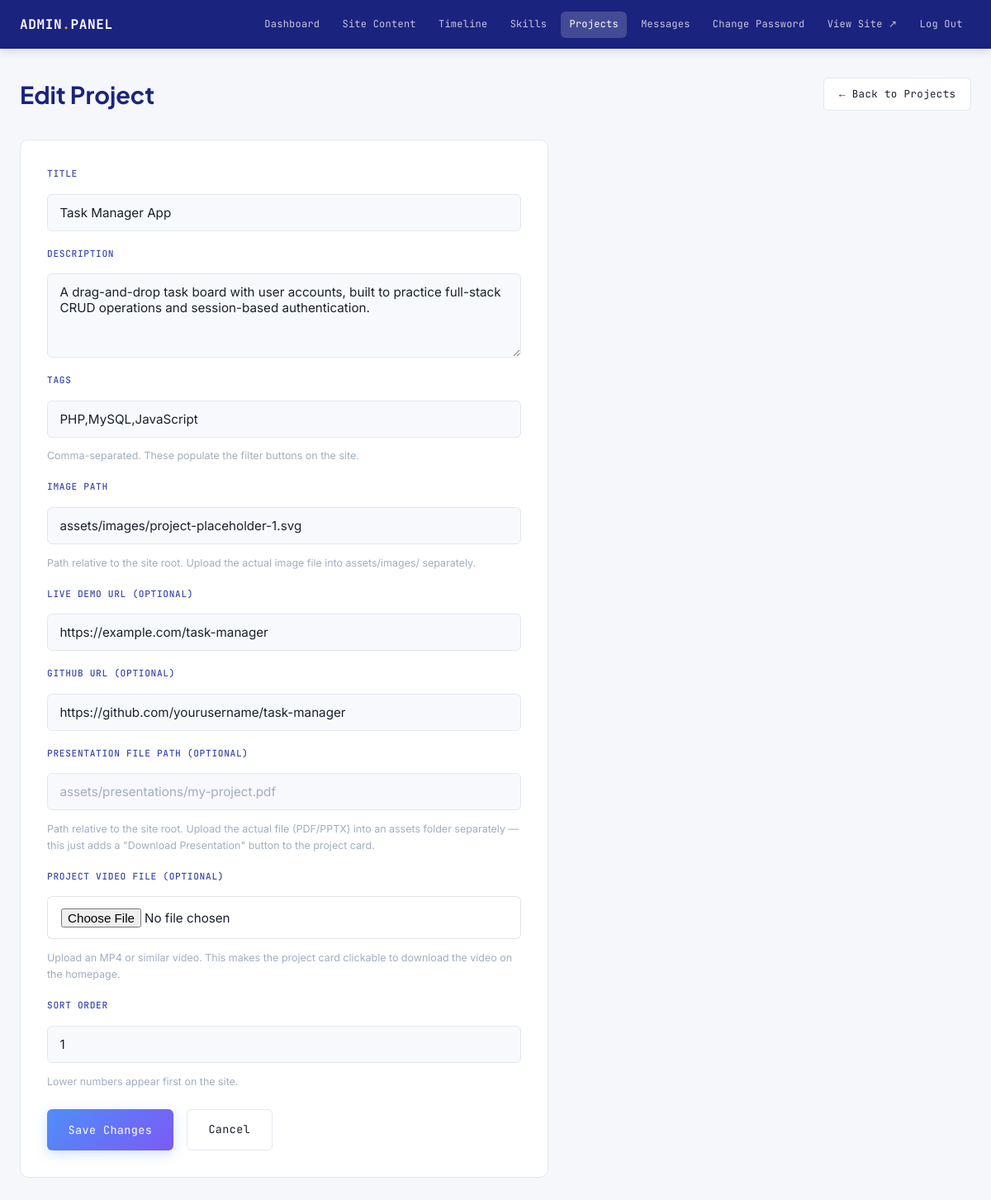
The app's page /php/admin/project-edit.php?id=1 (signed in) with its own data.
### tables this page shows
CREATE TABLE IF NOT EXISTS projects (
  id INT AUTO_INCREMENT PRIMARY KEY,
  title VARCHAR(150) NOT NULL,
  description TEXT NOT NULL,
  tags VARCHAR(255) NOT NULL,         
  image VARCHAR(255) NOT NULL,        
  live_url VARCHAR(255) DEFAULT NULL,
  github_url VARCHAR(255) DEFAULT NULL,
  presentation_path VARCHAR(255) DEFAULT NULL,
  video_path VARCHAR(255) DEFAULT NULL,
  sort_order INT DEFAULT 0,           
  created_at TIMESTAMP DEFAULT CURRENT_TIMESTAMP
);

### php/admin/auth.php (called while the page is built, shortened)
<?php
function e($value) {
    return htmlspecialchars((string) $value, ENT_QUOTES, 'UTF-8');
}

### php/admin/project-edit.php (the view, shortened to what this page needs)
<?php
require_once __DIR__ . '/auth.php';
$pdo = get_db_connection();
$id = isset($_GET['id']) ? (int) $_GET['id'] : null;
$isEdit = $id !== null;
$project = [
    'title' => '',
    'description' => '',
    'tags' => '',
    'image' => '',
    'live_url' => '',
    'github_url' => '',
    'presentation_path' => '',
    'video_path' => '',
    'sort_order' => 0,
];
$errors = [];
if ($isEdit && $pdo !== null) {
    try {
        $stmt = $pdo->prepare('SELECT * FROM projects WHERE id = :id');
        $stmt->execute([':id' => $id]);
        $existing = $stmt->fetch();
        if ($existing) {
            $project = $existing;
        } else {
            $errors[] = 'Project not found.';
            $isEdit = false;
            $id = null;
        }
    } catch (PDOException $e) {
        $errors[] = 'Could not load project.';
    }
}
include __DIR__ . '/_header.php';
?>
<div class="admin-heading">
  <h1><?php echo $isEdit ? 'Edit Project' : 'Add New Project'; ?></h1>
  <a href="projects.php" class="btn btn-outline btn-sm">← Back to Projects</a>
</div>
<form method="post" class="admin-form" enctype="multipart/form-data">
  <div class="form-group">
    <label for="title">Title</label>
    <input type="text" id="title" name="title" value="<?php echo e($project['title']); ?>" required>
  </div>
  <div class="form-group">
    <label for="description">Description</label>
    <textarea id="description" name="description" rows="4" required><?php echo e($project['description']); ?></textarea>
  </div>
  <div class="form-group">
    <label for="tags">Tags</label>
    <input type="text" id="tags" name="tags" value="<?php echo e($project['tags']); ?>" placeholder="PHP,MySQL,JavaScript" required>
    <p class="hint">Comma-separated. These populate the filter buttons on the site.</p>
  </div>
  <div class="form-group">
    <label for="image">Image Path</label>
    <input type="text" id="image" name="image" value="<?php echo e($project['image']); ?>" placeholder="assets/images/my-project.jpg" required>
    <p class="hint">Path relative to the site root. Upload the actual image file into assets/images/ separately.</p>
  </div>
  <div class="form-group">
    <label for="live_url">Live Demo URL (optional)</label>
    <input type="url" id="live_url" name="live_url" value="<?php echo e($project['live_url']); ?>" placeholder="https://example.com">
  </div>
  <div class="form-group">
    <label for="github_url">GitHub URL (optional)</label>
    <input type="url" id="github_url" name="github_url" value="<?php echo e($project['github_url']); ?>" placeholder="https://github.com/you/project">
  </div>
  <div class="form-group">
    <label for="presentation_path">Presentation File Path (optional)</label>
    <input type="text" id="presentation_path" name="presentation_path" value="<?php echo e($project['presentation_path'] ?? ''); ?>" placeholder="assets/presentations/my-project.pdf">
    <p class="hint">Path relative to the site root. Upload the actual file (PDF/PPTX) into an assets folder separately — this just adds a "Download Presentation" button to the project card.</p>
  </div>
  <div class="form-group">
    <label for="video_file">Project Video File (optional)</label>
    <input type="file" id="video_file" name="video_file" accept="video/*">
    <p class="hint">Upload an MP4 or similar video. This makes the project card clickable to download the video on the homepage.</p>
  </div>
  <div class="form-group">
    <label for="sort_order">Sort Order</label>
    <input type="number" id="sort_order" name="sort_order" value="<?php echo e($project['sort_order']); ?>">
    <p class="hint">Lower numbers appear first on the site.</p>
  </div>
  <div class="form-actions">
    <button type="submit" class="btn btn-primary"><?php echo $isEdit ? 'Save Changes' : 'Create Project'; ?></button>
    <a href="projects.php" class="btn btn-outline">Cancel</a>
  </div>
</form>
<?php include __DIR__ . '/_footer.php'; ?>

### css/style.css (style rules this page uses)
:root { --bg: #0a0e1a; --bg-alt: #0d1526; --surface: rgba(255, 255, 255, 0.045); --surface-solid: #111827; --glass: rgba(255, 255, 255, 0.06); --glass-border: rgba(255, 255, 255, 0.12); --ink: #f0f4ff; --ink-soft: #8b9cc8; --ink-muted: #4e5d7a; --blue: #4f8ef7; --blue-glow: rgba(79, 142, 247, 0.35); --indigo: #7c5af5; --indigo-glow: rgba(124, 90, 245, 0.30); --amber: #f5a623; --amber-glow: rgba(245, 166, 35, 0.25); --amber-soft: rgba(245, 166, 35, 0.12); --emerald: #10b981; --rose: #f43f5e; --grad-hero: linear-gradient(135deg, #0a0e1a 0%, #0d1a38 50%, #0a0e1a 100%); --grad-blue: linear-gradient(135deg, #4f8ef7, #7c5af5); --grad-amber: linear-gradient(135deg, #f5a623, #f87171); --grad-text: linear-gradient(135deg, #f0f4ff 0%, #7c5af5 50%, #4f8ef7 100%); --font-display: 'Plus Jakarta Sans', 'Space Grotesk', sans-serif; --font-body: 'Inter', sans-serif; --font-mono: 'JetBrains Mono', monospace; --radius-sm: 6px; --radius: 12px; --radius-lg: 20px; --max-width: 1100px; --section-pad: 7rem; --shadow-card: 0 8px 32px rgba(0, 0, 0, 0.4); --shadow-glow: 0 0 30px rgba(79, 142, 247, 0.2); }
*, *::before, *::after { margin: 0; padding: 0; box-sizing: border-box; }
html { scroll-behavior: smooth; }
body { font-family: var(--font-body); background: var(--bg); color: var(--ink); line-height: 1.65; font-size: 16px; overflow-x: hidden; transition: background 0.3s ease, color 0.3s ease; }
a { color: inherit; text-decoration: none; }
button { font-family: inherit; cursor: pointer; border: none; background: none; }
.btn { font-family: var(--font-mono); font-size: 0.84rem; padding: 0.9rem 1.8rem; border-radius: var(--radius-sm); letter-spacing: 0.03em; display: inline-flex; align-items: center; gap: 0.6rem; transition: all 0.25s cubic-bezier(.16,1,.3,1); position: relative; overflow: hidden; }
.btn-primary { background: var(--grad-blue); color: #fff; box-shadow: 0 4px 20px var(--blue-glow); }
.btn-outline { border: 1.5px solid var(--glass-border); color: var(--ink); background: var(--glass); backdrop-filter: blur(10px); }
.form-group { display: flex; flex-direction: column; gap: 0.5rem; }
.form-group label { font-family: var(--font-mono); font-size: 0.7rem; text-transform: uppercase; letter-spacing: 0.08em; color: var(--blue); }
.form-group input, .form-group textarea { font-family: var(--font-body); font-size: 0.95rem; padding: 0.85rem 1rem; border: 1px solid var(--glass-border); border-radius: var(--radius-sm); background: rgba(255,255,255,0.04); color: var(--ink); resize: vertical; transition: border-color 0.2s ease, box-shadow 0.2s ease; }
.form-group input::placeholder, .form-group textarea::placeholder { color: var(--ink-muted); }

### records on screen
projects: title "Task Manager App", description "A drag-and-drop task board with user accounts, built to practice full-stack CRUD operations and session-based authentication.", tags "PHP,MySQL,JavaScript", image "assets/images/project-placeholder-1.svg", live_url "https://example.com/task-manager", github_url "https://github.com/yourusername/task-manager", sort_order "1"
